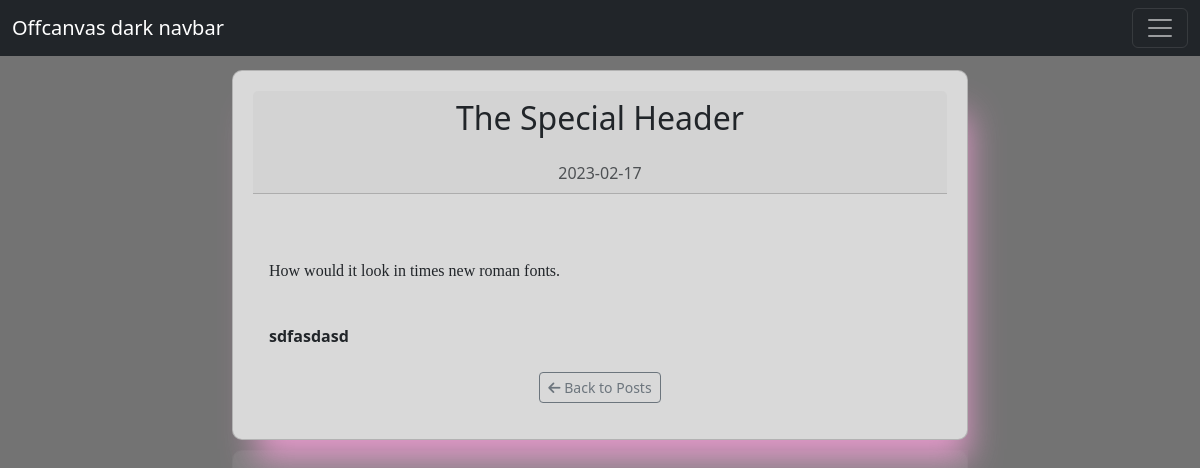
The page /posts/14/ on the database its author committed.
### portfolio/models.py (models this page shows, shortened)
class Post(models.Model):
    title = models.CharField(max_length=100)
    content = models.TextField()
    created_at = models.DateTimeField(auto_now_add=True)
    updated_on = models.DateTimeField(auto_now=True)
    author = models.ForeignKey(User, on_delete=models.CASCADE)
    likes = models.PositiveIntegerField(default=0)
    slug = models.SlugField(unique=True)
    class Meta:
        ordering = ["-created_at"]

### portfolio/views.py (the view)
# urls.py: path('posts/<int:post_id>/', views.post_detail, name='post_detail'),
def post_detail(request, post_id):
    post = Post.objects.get(id=post_id)
    return render(request, 'portfolio/post_detail.html', {'post': post})

### templates/portfolio/post_detail.html (shortened to what this page needs)
{% extends "portfolio/base.html" %}
{% load static %}
{% block content %}
<div class="container my-5">
  <div class="row justify-content-center">
    <div class="col-lg-8">
      <article class="card card-detail mb-5">
        <header class="card-header">
          <h1 class="card-title h2 text-center mb-4">{{ post.title }}</h1>
          <p class="card-text text-muted text-center">{{ post.created_at|date:"Y-m-d" }}</p>
        </header>
        <div class="card-body">
          <div class="mb-4">
          </div>
          <p class="card-text lead">{{ post.content|safe }}</p>
          <div class="mt-4 text-center">
            <button onclick="goBack()" class="btn btn-outline-secondary btn-sm"><i class="fa-solid fa-arrow-left"></i> Back to Posts</button>
          </div>
        </div>
      </article>
    </div>
  </div>
</div>
{% endblock %}

### static/css/style.css (style rules this page uses)
body { background-color: #737373; }
.card-detail { box-shadow: 12px 32px 32px -12px #e299c9; background-color: #d9d9d9; -webkit-box-reflect: below 10px linear-gradient(to bottom, rgba(0,0,0,0.3), rgba(0,0,0,0.1)); }
.card { padding: 20px 20px; position: relative; border-radius: 10px; }

### rows shown on the page
Post: title "The Special Header", created_at "2023-02-17", content "How would it look in times new roman fonts. sdfasdasd"
